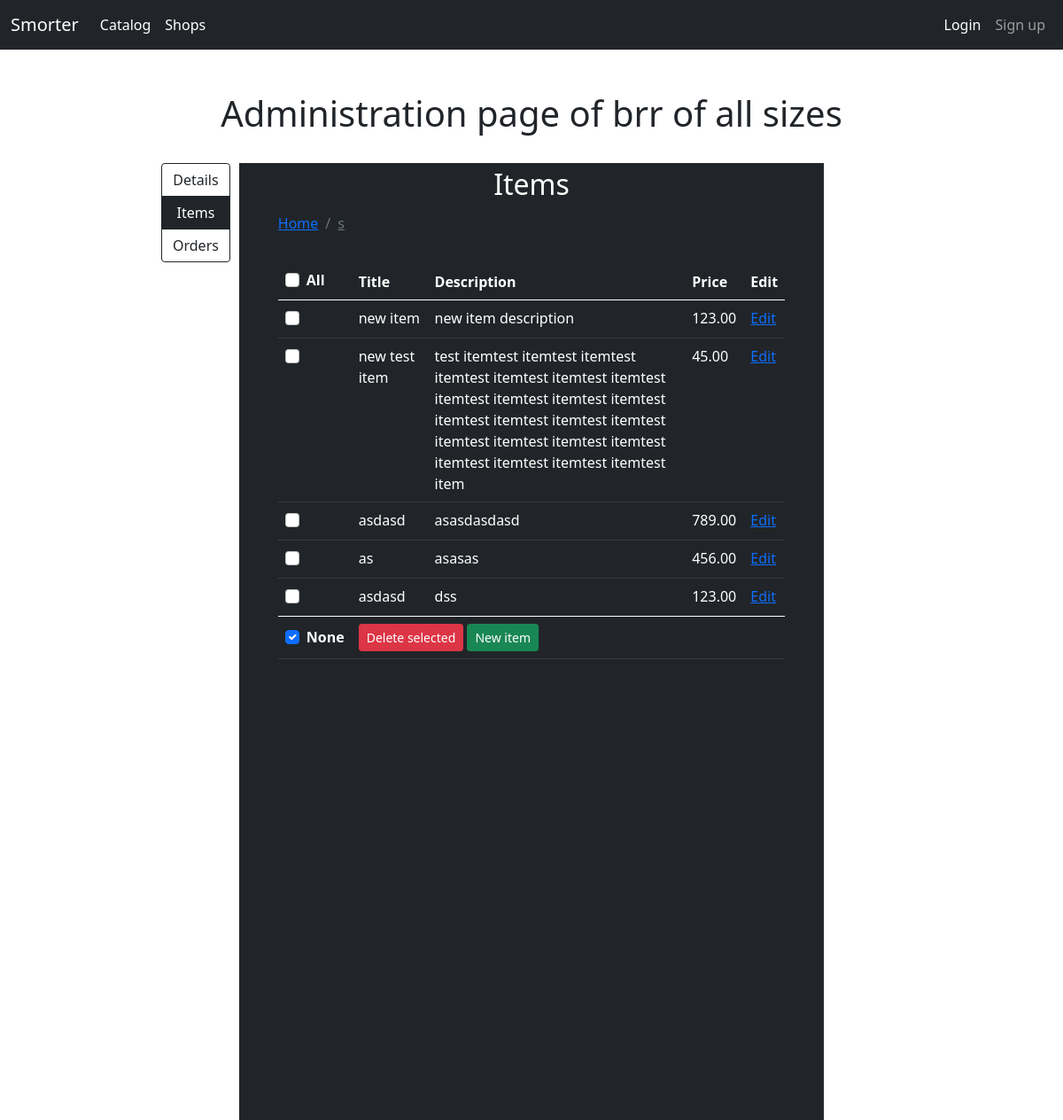
/shop/1/admin/items/?category=s, run on an earlier commit of the app's database.
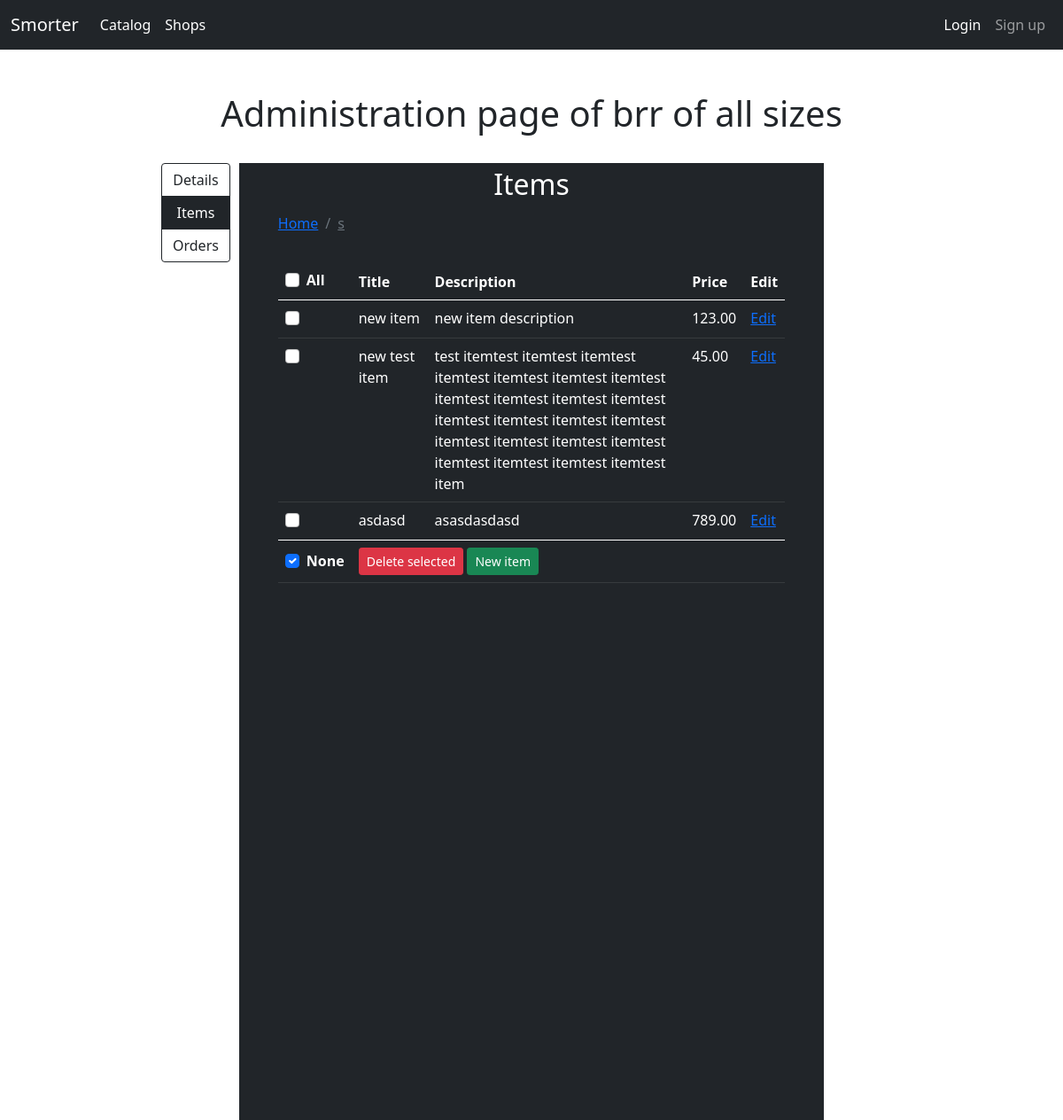
And on a later commit of the database.
### eshop/models.py (models this page shows, shortened)
class Item(models.Model):
    shop = models.ForeignKey(Shop, null=False, blank=False, on_delete=models.CASCADE)
    title = models.CharField(max_length=150, blank=False, null=False)
    description = models.TextField(blank=True, null=True)
    path = models.CharField(max_length=200, blank=False, null=False)
    price = models.DecimalField(decimal_places=2, max_digits=9, blank=False, null=False)
    specs = models.CharField(max_length=1000, default={})
    class Meta:
        ordering = ["shop", "path"]

### eshop/views.py (the view)
# urls.py: path('shop/<int:id>/admin/<slug:tab>/', views.admin_shop, name="admin_shop"),
def admin_shop(request, id, tab, item_id=None, *args, **kwargs):
    shop = get_object_or_404(Shop, id=id)
    query = dict(request.GET.lists())
    current = get_shop_current_cat(shop, query)
    bread = [["".join([f'category={sus}&' for sus in current["path"][:i+1]])[:-1], sub] for i, sub in enumerate(current["path"])]
    cur_subs = [x for x in current if x not in ["items", "path"]]
    subs = [["".join([f'category={sus}&' for sus in (current["path"] if "path" in current else []) +[sub]])[:-1], sub] for sub in cur_subs]
    if request.method == 'POST':
        form_input = {**request.POST}
        for x in form_input.keys():
            if "methods" not in x:
                form_input[x] = form_input[x][0]
        form_input["owner"] = shop.owner
        form_input["owner_id"] = form_input["owner"].id
        form_input["admin_group"] = SmorterGroup.objects.get(name=f"Shop{shop.id}AdminGroup")
        admins = form_input["admins"]
        detail_form = ShopCreateForm(form_input, instance=shop)
        if detail_form.is_valid():
            set_shop_admins(shop, admins)
            detail_form.save()
        else:
            print(detail_form.errors)
    else:
        detail_form = ShopCreateForm(instance=shop)
    return render(request, 'eshop/shop/admin/admin_base.html',
                  {'detail_form': detail_form, "users": User.objects.all(),
                   "method": "PUT", "shop": shop,
                   "tab": tab, "current": current, "query_path": (bread[-1][0] if bread else ""),
                   "bread": bread, "subs": subs,
                   })

### eshop/forms.py
class ShopCreateForm(forms.ModelForm):
    admins = forms.CharField(label=_(''), widget=forms.TextInput(attrs={'class': 'form-control mb-3'}))
    class Meta:
        model = Shop
        fields = ["owner", "title", "description", "payment_methods", "shipment_methods", "image", "admin_group", "admins"]
        labels = {x:"" for x in fields}
        labels["payment_methods"] = "Select your payment methods"
        labels["shipment_methods"] = "Select your shipment methods"
        labels["image"] = "Upload your banner"
        widgets = {
            "title": forms.TextInput(attrs={'class': 'form-control mb-3', 'placeholder': 'Shop title', 'required': 'true'}),
            "description": forms.Textarea(attrs={'class': 'form-control mb-3', 'placeholder': 'Shop Description'}),
            "payment_methods": forms.SelectMultiple(attrs={'class': 'form-select mb-3'}),
            "shipment_methods": forms.SelectMultiple(attrs={'class': 'form-select mb-3'}),
            "image": forms.FileInput(attrs={'class': 'form-control mb-3', "type": "file"}),
        }

### eshop/templates/eshop/shop/admin/admin_base.html (shortened to what this page needs)
{% extends "base.html" %}
{% block content %}
<br><br>
<h1 class="text-center">Administration page of {{ shop.title }}</h1>
<br>
<div class="container bg-dark" style="width: 55%; min-height: 1080px;">
    <div class="" id="tab-buttons" style="position: relative;">
        <div class="btn-group-vertical" role="group" aria-label="Basic radio toggle button group" style="position: absolute; left: -100px;">
            <a class="btn btn-outline-dark" id="details" href="{% url 'admin_shop' shop.id 'details' %}">Details</a>
            <a class="btn btn-outline-dark" id="items" href="{% url 'admin_shop' shop.id 'items' %}">Items</a>
            <a class="btn btn-outline-dark" id="orders" href="{% url 'admin_shop' shop.id 'orders' %}">Orders</a>
        </div>
    </div>
    {% if tab == "details" %}
        {% include "eshop/shop/admin/details.html" %}
    {% elif tab == "items" %}
        {% include "eshop/shop/admin/items.html" %}
    {% elif tab == "orders" %}
        {% include "eshop/shop/admin/orders.html" %}
    {% endif %}
</div>
{% endblock %}

### eshop/templates/eshop/shop/admin/items.html (shortened to what this page needs)
{% block content %}
<div id="tab">
    <div style="margin: 0px 5%;">
        <h2 class="text-center">Items</h2>
        <nav aria-label="breadcrumb">
            <ol class="breadcrumb mb-3" id="bread">
                <li class="breadcrumb-item"><a href="{% url 'admin_shop' shop.id 'items' %}">Home</a></li>
                {% for q, s in bread %}
                    <li class="breadcrumb-item"><a href="{% url 'admin_shop' shop.id 'items' %}?{{ q }}">{{ s }}</a></li>
                {% endfor %}
            </ol>
        </nav>
        <div style="color: white;" id="content">
            <table class="table table-dark mb-3">
                <thead>
                    <tr>
                        <th scope="col">
                            <div class="form-check">
                                <input class="form-check-input" type="checkbox" value=""id="check-all">
                                <label class="form-check-label" for="check-all">All</label>
                            </div>
                        </th>
                        <th scope="col">Title</th>
                        <th scope="col">Description</th>
                        <th scope="col">Price</th>
                        <th scope="col">Edit</th>
                    </tr>
                </thead>
                <tbody>
                    {% for item in current.items %}
                        <tr>
                            <th scope="col">
                                <div class="form-check">
                                    <input class="form-check-input" type="checkbox" value="" itemlabel="{{ item.id }}">
                                </div>
                            </th>
                            <td style="width: 15%;">{{ item.title }}</td>
                            <td>{{ item.description }}</td>
                            <td>{{ item.price }}</td>
                            <td><a class="breadcrumb-item" style="cursor: pointer;">Edit</a></td>
                        </tr>
                    {% endfor %}
                </tbody>
                <tfoot>
                    <tr>
                        <th scope="col">
                            <div class="form-check">
                                <input class="form-check-input" type="checkbox" value=""id="check-none">
                                <label class="form-check-label" for="check-none">None</label>
                            </div>
                        </th>
                        <th scope="col" colspan="4"><button class="btn btn-sm btn-danger" data-bs-toggle="modal" data-bs-target="#confirmDelete">Delete selected</button> <a class="btn btn-success btn-sm" href="{% url 'create_item' shop.id %}?{{ query_path }}">New item</a></th>
                    </tr>
                </tfoot>
            </table>
        </div>
    </div>
</div>
{% endblock %}

What changed in the data, as far as the page shows it:
removed Item: title "as", description "asasas", price "456.00"
removed Item: title "asdasd", description "dss", price "123.00"
